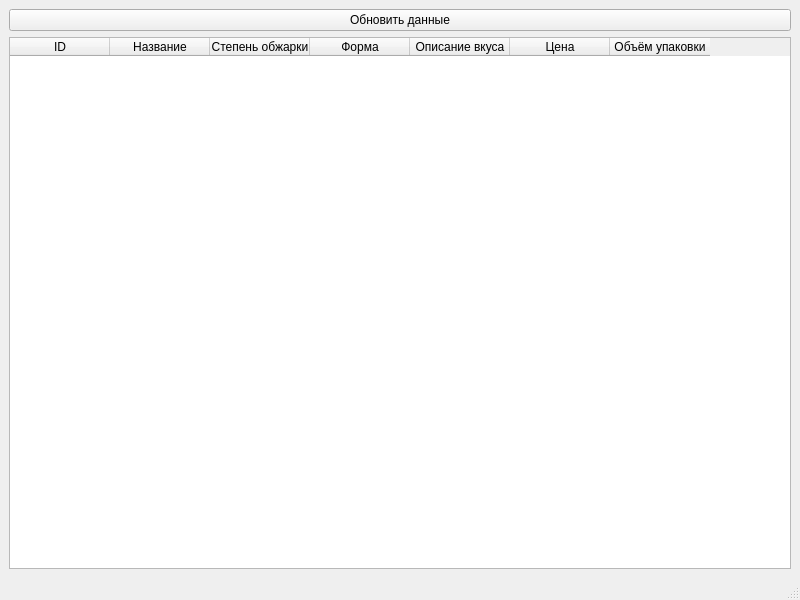
<?xml version="1.0" encoding="UTF-8"?>
<ui version="4.0">
 <class>CoffeeApp</class>
 <widget class="QMainWindow" name="CoffeeApp">
  <property name="geometry">
   <rect>
    <x>0</x>
    <y>0</y>
    <width>800</width>
    <height>600</height>
   </rect>
  </property>
  <property name="windowTitle">
   <string>Информация о кофе</string>
  </property>
  <widget class="QWidget" name="centralwidget">
   <layout class="QVBoxLayout" name="verticalLayout">
    <item>
     <widget class="QPushButton" name="refreshButton">
      <property name="text">
       <string>Обновить данные</string>
      </property>
      <property name="minimumHeight">
       <number>30</number>
      </property>
     </widget>
    </item>
    <item>
     <widget class="QTableWidget" name="coffeeTable">
      <property name="columnCount">
       <number>7</number>
      </property>
      <property name="rowCount">
       <number>0</number>
      </property>
      <column>
       <property name="text">
        <string>ID</string>
       </property>
      </column>
      <column>
       <property name="text">
        <string>Название</string>
       </property>
      </column>
      <column>
       <property name="text">
        <string>Степень обжарки</string>
       </property>
      </column>
      <column>
       <property name="text">
        <string>Форма</string>
       </property>
      </column>
      <column>
       <property name="text">
        <string>Описание вкуса</string>
       </property>
      </column>
      <column>
       <property name="text">
        <string>Цена</string>
       </property>
      </column>
      <column>
       <property name="text">
        <string>Объём упаковки</string>
       </property>
      </column>
      <property name="horizontalHeaderLabels">
       <stringlist>
        <string>ID</string>
        <string>Название</string>
        <string>Степень обжарки</string>
        <string>Форма</string>
        <string>Описание вкуса</string>
        <string>Цена</string>
        <string>Объём упаковки</string>
       </stringlist>
      </property>
     </widget>
    </item>
   </layout>
  </widget>
  <widget class="QMenuBar" name="menubar"/>
  <widget class="QStatusBar" name="statusbar"/>
 </widget>
 <resources/>
 <connections/>
</ui>
